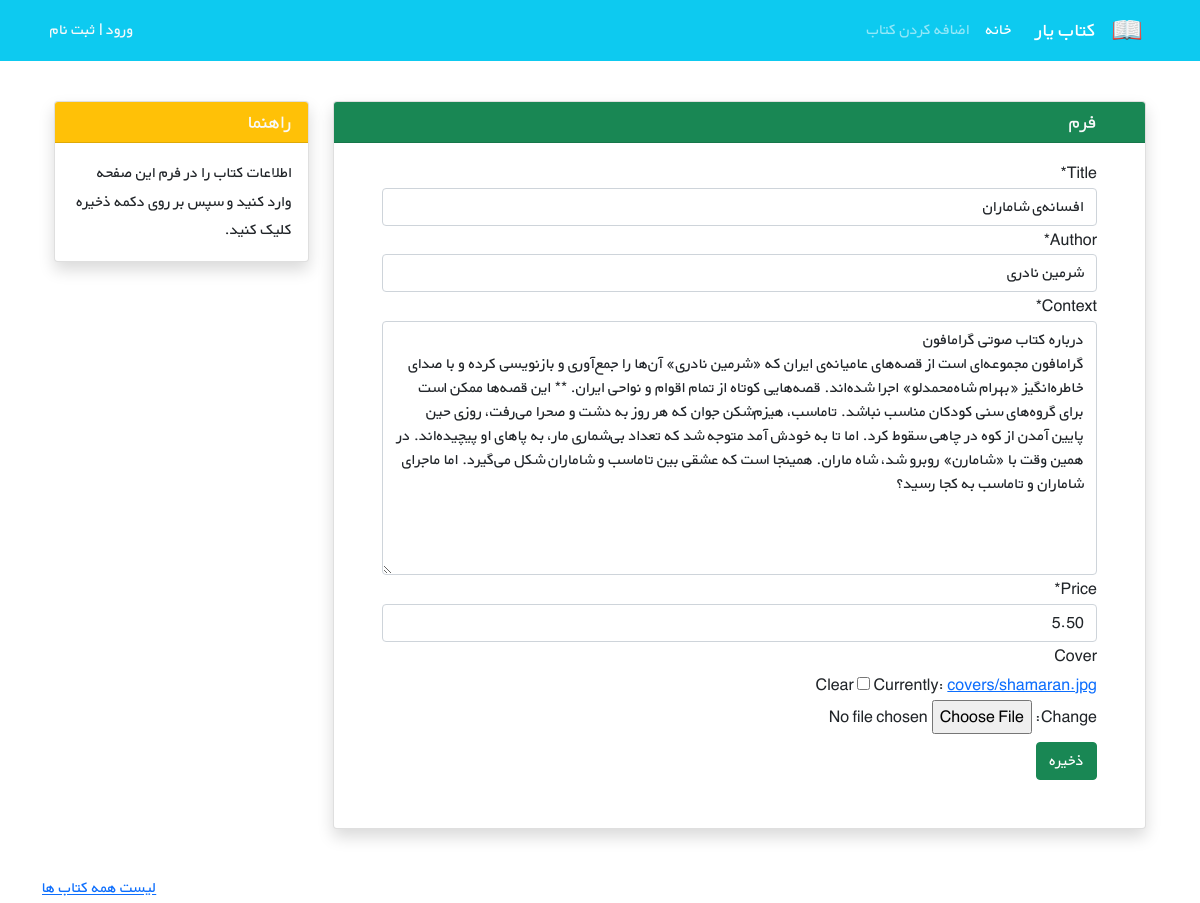
Page /books/11/edit/ on the committed database.
### books/models.py (models this page shows, shortened)
class Book(models.Model):
    title = models.CharField(max_length=200)
    author = models.CharField(max_length=200)
    context = models.TextField()
    price = models.DecimalField(max_digits=5, decimal_places=2)
    cover = models.ImageField(upload_to='covers/', blank=True)

### books/views.py (the view)
# urls.py: path('<int:pk>/edit/', BookUpdateView.as_view(), name='book_update'),
class BookUpdateView(generic.UpdateView):
    model = Book
    fields = ['title', 'author', 'context','price','cover']
    template_name = 'books/book_update.html'

### books/templates/books/book_update.html (shortened to what this page needs)
{% extends '_base.html' %}
{% load crispy_forms_filters %}
{% block content %}
   <div class="container mt-4" dir="rtl">
    <div class="row">
        <div class="col-9">
            <div class="card shadow my-3">
                <h5 class="card-header bg-success text-light px-5">فرم</h5>
                <div class="px-5 pt-3 pb-5">
                    <form method="POST" enctype="multipart/form-data">
                        {{ form|crispy }}
                        <button type="submit" class="btn btn-success mt-2">ذخیره</button>
                    </form>
                </div>
            </div>
        </div>
        <div class="col-3">
                <div class="card my-3 shadow">
                    <h5 class="card-header bg-warning text-light">راهنما</h5>
                    <div class="card-body">
                        <p class="card-text">
                            اطلاعات کتاب را در فرم این صفحه وارد کنید و سپس بر روی دکمه ذخیره کلیک کنید.
                        </p>
                    </div>
                </div>
        </div>
    </div>
</div>
        <br>
        <a href="{% url 'book_list' %}">لیست همه کتاب ها</a>
{% endblock %}

### static/css/style.css (style rules this page uses)
* { font-family: 'BYekan', sans-serif; line-height: 1.8rem; }

### rows in the picture
Book: title "افسانه‌ی شاماران", author "شرمین نادری", context "درباره کتاب صوتی گرامافون گرامافون مجموعه‌ای است از قصه‌های عامیانه‌ی ایران که «شرمین نادری» آن‌ها را جمع‌آوری و بازنویسی کرده و با صدای خاطره‌انگیز «بهرام شاه‌محمدلو» اجرا شده‌اند. قصه‌هایی کوتاه از تمام اقوام و نواحی ایران. ** این قصه‌ها ممکن است برای گروه‌های سنی کودکان مناسب نباشد. تاماسب، هیزم‌شکن جوان که هر روز به دشت و صحرا می‌رفت، روزی حین پایین آمدن از کوه در چاهی سقوط کرد. اما تا به خودش آمد متوجه شد که تعداد بی‌شماری مار، به پاهای او پیچیده‌اند. در همین وقت با «شامارن» روبرو شد، شاه ماران. همینجا است که عشقی بین تاماسب و شاماران شکل می‌گیرد. اما ماجرای شاماران و تاماسب به کجا رسید؟", price "5.50"
